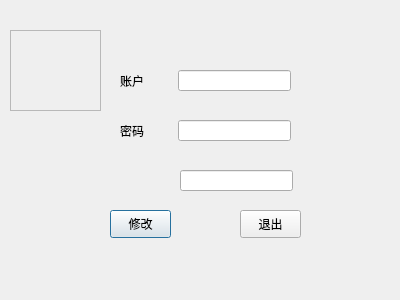
<?xml version="1.0" encoding="UTF-8"?>
<ui version="4.0">
 <class>TeaPassMod</class>
 <widget class="QDialog" name="TeaPassMod">
  <property name="geometry">
   <rect>
    <x>0</x>
    <y>0</y>
    <width>400</width>
    <height>300</height>
   </rect>
  </property>
  <property name="windowTitle">
   <string>Dialog</string>
  </property>
  <widget class="QPushButton" name="btn_Modify">
   <property name="geometry">
    <rect>
     <x>110</x>
     <y>210</y>
     <width>61</width>
     <height>28</height>
    </rect>
   </property>
   <property name="text">
    <string>修改</string>
   </property>
  </widget>
  <widget class="QPushButton" name="btn_Exe">
   <property name="geometry">
    <rect>
     <x>240</x>
     <y>210</y>
     <width>61</width>
     <height>28</height>
    </rect>
   </property>
   <property name="text">
    <string>退出</string>
   </property>
  </widget>
  <widget class="QLineEdit" name="edt_User">
   <property name="geometry">
    <rect>
     <x>178</x>
     <y>70</y>
     <width>113</width>
     <height>21</height>
    </rect>
   </property>
  </widget>
  <widget class="QLineEdit" name="edt_Pss">
   <property name="geometry">
    <rect>
     <x>178</x>
     <y>120</y>
     <width>113</width>
     <height>21</height>
    </rect>
   </property>
  </widget>
  <widget class="QLabel" name="label">
   <property name="geometry">
    <rect>
     <x>120</x>
     <y>70</y>
     <width>31</width>
     <height>21</height>
    </rect>
   </property>
   <property name="text">
    <string>账户</string>
   </property>
  </widget>
  <widget class="QLabel" name="label_2">
   <property name="geometry">
    <rect>
     <x>120</x>
     <y>120</y>
     <width>31</width>
     <height>21</height>
    </rect>
   </property>
   <property name="text">
    <string>密码</string>
   </property>
  </widget>
  <widget class="QLabel" name="label_3">
   <property name="geometry">
    <rect>
     <x>10</x>
     <y>30</y>
     <width>91</width>
     <height>81</height>
    </rect>
   </property>
   <property name="autoFillBackground">
    <bool>false</bool>
   </property>
   <property name="styleSheet">
    <string notr="true">image: url(:/pic/seu.png);</string>
   </property>
   <property name="frameShape">
    <enum>QFrame::StyledPanel</enum>
   </property>
   <property name="text">
    <string/>
   </property>
   <property name="scaledContents">
    <bool>false</bool>
   </property>
  </widget>
  <widget class="QLineEdit" name="edt_Pss_2">
   <property name="geometry">
    <rect>
     <x>180</x>
     <y>170</y>
     <width>113</width>
     <height>21</height>
    </rect>
   </property>
  </widget>
 </widget>
 <resources/>
 <connections/>
</ui>
